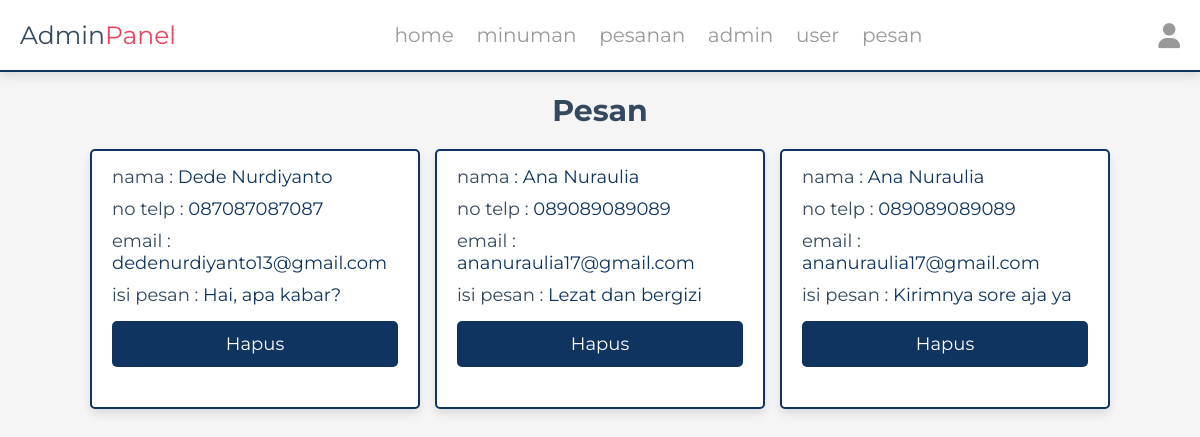
/admin/messages.php (signed in), run on the app's committed database.
### tables this page shows
CREATE TABLE `messages` (
  `id` int(100) NOT NULL,
  `user_id` int(100) NOT NULL,
  `name` varchar(100) NOT NULL,
  `email` varchar(100) NOT NULL,
  `number` varchar(13) NOT NULL,
  `message` varchar(500) NOT NULL
);

### admin/messages.php (the view, shortened to what this page needs)
<?php
include '../components/connect.php';
?>
<!DOCTYPE html>
<html lang="en">
<head>
   <link rel="stylesheet" href="https://cdnjs.cloudflare.com/ajax/libs/font-awesome/6.1.1/css/all.min.css">
   <link rel="stylesheet" href="../css/admin_style.css">
</head>
<body>
<?php include '../components/admin_header.php' ?>
<section class="messages">
   <h1 class="heading">pesan</h1>
   <div class="box-container">
   <?php
      $select_messages = $conn->prepare("SELECT * FROM `messages`");
      $select_messages->execute();
      if($select_messages->rowCount() > 0){
         while($fetch_messages = $select_messages->fetch(PDO::FETCH_ASSOC)){
   ?>
   <div class="box">
      <p> nama : <span><?= $fetch_messages['name']; ?></span> </p>
      <p> no telp : <span><?= $fetch_messages['number']; ?></span> </p>
      <p> email : <span><?= $fetch_messages['email']; ?></span> </p>
      <p> isi pesan : <span><?= $fetch_messages['message']; ?></span> </p>
      <a href="messages.php?delete=<?= $fetch_messages['id']; ?>" class="delete-btn" onclick="return confirm('hapus pesan ini?');">hapus</a>
   </div>
   <?php
         }
      }else{
         echo '<p class="empty">belum ada pesan</p>';
      }
   ?>
   </div>
</section>
</body>
</html>

### css/admin_style.css (style rules this page uses)
:root { --primary: #0F3460; --secondary: #E94560; --black: #34495e; --white: #fff; --light-bg: #f5f5f5; --light-color: #999; --border: .2rem solid var(--primary); --box-shadow: 0 .5rem 1rem rgba(0, 0, 0, .1); }
* { font-family: 'Montserrat', sans-serif; margin: 0; padding: 0; box-sizing: border-box; text-decoration: none; outline: none; border: none; }
html { font-size: 62.5%; overflow-x: hidden; }
body { background-color: var(--light-bg); }
section { max-width: 1200px; margin: 0 auto; padding: 2rem; }
.btn, .delete-btn, .option-btn { display: block; margin-top: 1rem; margin-bottom: 2rem; border-radius: .5rem; cursor: pointer; width: 100%; font-size: 1.8rem; color: var(--white); padding: 1.2rem 3rem; text-transform: capitalize; text-align: center; }
.delete-btn { background-color: var(--primary); }
.heading { text-align: center; margin-bottom: 2rem; text-transform: capitalize; color: var(--black); font-size: 3rem; font-weight: bold; }
.messages .box-container { display: grid; grid-template-columns: repeat(auto-fit, 33rem); gap: 1.5rem; justify-content: center; align-items: flex-start; }
.messages .box-container .box { background-color: var(--white); border-radius: .5rem; box-shadow: var(--box-shadow); border: var(--border); padding: 2rem; padding-top: 1rem; }
.messages .box-container .box p { padding: .5rem 0; font-size: 1.8rem; color: var(--black); }
.messages .box-container .box p span { color: var(--primary); }

### data on the page
messages: name "Dede Nurdiyanto", number "087087087087", email "dedenurdiyanto13@gmail.com", message "Hai, apa kabar?"
messages: name "Ana Nuraulia", number "089089089089", email "ananuraulia17@gmail.com", message "Lezat dan bergizi"
messages: name "Ana Nuraulia", number "089089089089", email "ananuraulia17@gmail.com", message "Kirimnya sore aja ya"
